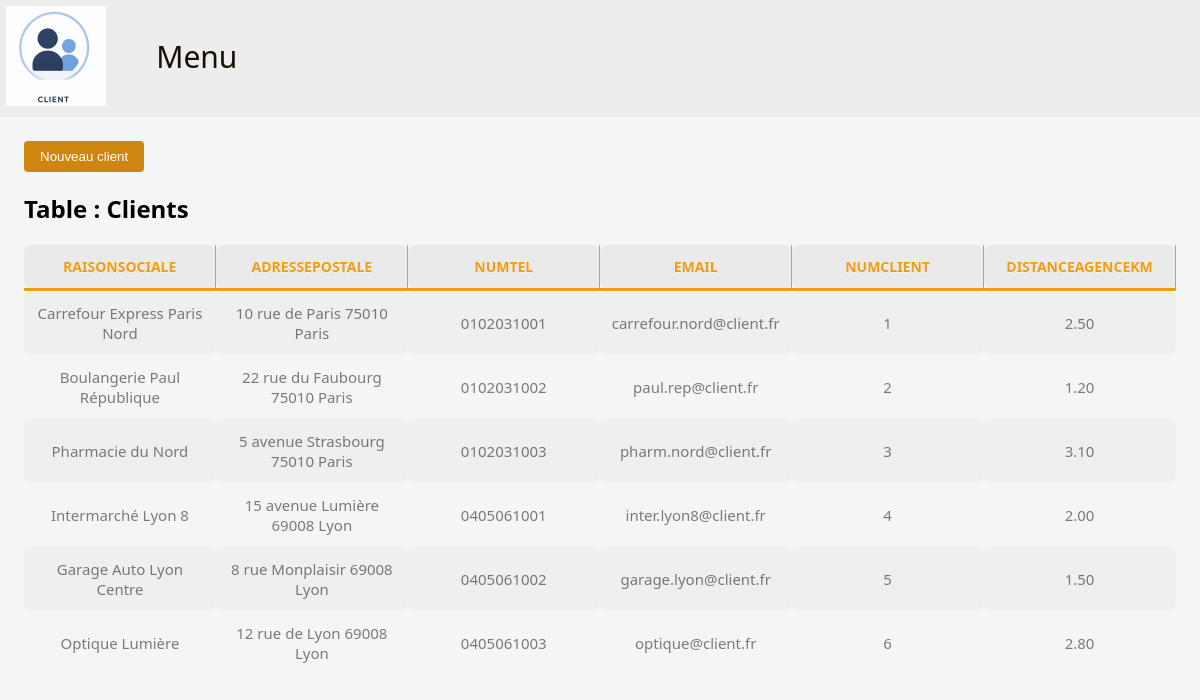
/Site/clients.php (signed in), run on the app's committed database.
### tables this page shows
CREATE TABLE `Client` (
  `NumClient` int(11) NOT NULL,
  `RaisonSociale` varchar(50) DEFAULT NULL,
  `SIREN` varchar(50) DEFAULT NULL,
  `CodeAPE` varchar(50) DEFAULT NULL,
  `AdressePostale` varchar(50) DEFAULT NULL,
  `NumTel` varchar(50) DEFAULT NULL,
  `NumTelecopie` varchar(50) DEFAULT NULL,
  `Email` varchar(50) DEFAULT NULL,
  `DistanceAgenceKm` decimal(15,2) DEFAULT NULL,
  `DuréeDeplacement` time DEFAULT NULL,
  `Num_Agence` int(11) NOT NULL
);

### Site/modeles/mesFonctionsAccesDonnes.php (called while the page is built, shortened)
<?php
function getTousLesClients()
{
    $pdo = PDO2::getInstance();
    $sql = "
        SELECT
        c.RaisonSociale,
        c.AdressePostale,
        c.NumTel,
        c.Email,
        c.NumClient,
        c.DistanceAgenceKm
        FROM Client c
    ";
    return $pdo->query($sql)->fetchAll(PDO::FETCH_ASSOC);
}
?>

### Site/clients.php (the view, shortened to what this page needs)
<?php
include_once __DIR__.'/modeles/mesFonctionsAccesDonnes.php' ?>
<!DOCTYPE html>
<html xmlns="http://www.w3.org/1999/html">
<head>
  <link rel="stylesheet" type="text/css" href="Client.css">
</head>
<body>
    <header>
        <img class="logo" src="Image/logoClient.png" width="100">
     <nav>
         <ul>
             <li> <a href="menu.php">Menu</a></li>
         </ul>
     </nav>
    </header>
    <div class="blockFormulaire">
  <div class="Formulaire">
  <button type="button" id="btnNouvelleIntervention">Nouveau client</button>
    <div class="table-wrapper">
      <?php
        echo "<h2>Table : Clients</h2>";
        $resultat1 = getTousLesClients();
        if ($resultat1 && count($resultat1) > 0) {
            echo "<table>";
            echo "<tr>";
            foreach (array_keys($resultat1[0]) as $colonne) {
                echo "<th>" . htmlspecialchars($colonne) . "</th>";
            }
            echo "</tr>";
            foreach ($resultat1 as $ligne) {
                $id = $ligne['NumClient'];
                echo '<tr class="ligne-clickable-Client" data-id="' . htmlspecialchars($id) . '">';
                foreach ($ligne as $valeur) {
                    echo "<td>" . htmlspecialchars($valeur) . "</td>";
                }
                echo "</tr>";
            }
            echo "</table>";
        } else {
            echo "<p>Aucune donnée trouvée dans la table clients.</p>";
        }
?>
    </div>
    </div>
    </div>
</body>
</html>

### Site/Client.css (style rules this page uses)
html, body { margin: 0; padding: 0; overflow-x: hidden; }
* { box-sizing: border-box; }
body { font-family: "Segoe UI", Arial, sans-serif; background: #f4f5f7; margin: 0; min-height: 100vh; }
button { background: #cf8610; color: #ffffff; border: none; padding: 8px 16px; border-radius: 4px; cursor: pointer; }
.table-wrapper { overflow-x: auto; overflow-y: auto; max-height: 500px; }
.table-wrapper table { width: 100%; table-layout: fixed; border-collapse: collapse; }
th, td { padding: 12px; text-align: center; overflow-wrap: break-word; word-break: break-word; }
th { background-color: #eaeaea; color: #F39C12;; font-size: 14px; border-radius: 8px; border-bottom: 3px solid #F39C12; border-right: 1px solid #F39C12; text-transform: uppercase; text-shadow: 0 1px 0 rgba(255,255,255,0.5); }
td { background-color: #f5f5f5; color: rgba(0,0,0,0.5); border-radius: 8px; font-size: 15px; }
.table-wrapper tr:nth-child(even) td { background-color: #eaeaea8e; }
.blockFormulaire { margin: 2%; }
nav ul li a { align-items: center; list-style-type: none; display: inline-block; background-color: #ededed; padding-right: 20px; color:#181004; font-size: 30px; text-decoration: none; margin-top: 20%; }
nav ul li { display: inline-block; }
header { z-index: 200000; background-color: #ededed; width: 100%; top: 0; }
header h1.welcome, nav { display: inline-block; vertical-align: top; text-decoration: none; }
header img.logo { margin: 6px; }

### data on the page
client: RaisonSociale "Carrefour Express Paris Nord", AdressePostale "10 rue de Paris 75010 Paris", NumTel "0102031001", Email "carrefour.nord@client.fr", NumClient "1", DistanceAgenceKm "2.50"
client: RaisonSociale "Boulangerie Paul République", AdressePostale "22 rue du Faubourg 75010 Paris", NumTel "0102031002", Email "paul.rep@client.fr", NumClient "2", DistanceAgenceKm "1.20"
client: RaisonSociale "Pharmacie du Nord", AdressePostale "5 avenue Strasbourg 75010 Paris", NumTel "0102031003", Email "pharm.nord@client.fr", NumClient "3", DistanceAgenceKm "3.10"
client: RaisonSociale "Intermarché Lyon 8", AdressePostale "15 avenue Lumière 69008 Lyon", NumTel "0405061001", Email "inter.lyon8@client.fr", NumClient "4", DistanceAgenceKm "2.00"
client: RaisonSociale "Garage Auto Lyon Centre", AdressePostale "8 rue Monplaisir 69008 Lyon", NumTel "0405061002", Email "garage.lyon@client.fr", NumClient "5", DistanceAgenceKm "1.50"
client: RaisonSociale "Optique Lumière", AdressePostale "12 rue de Lyon 69008 Lyon", NumTel "0405061003", Email "optique@client.fr", NumClient "6", DistanceAgenceKm "2.80"

### other printed values
$colonne "RAISONSOCIALE"
$colonne "ADRESSEPOSTALE"
$colonne "NUMTEL"
$colonne "EMAIL"
$colonne "NUMCLIENT"
$colonne "DISTANCEAGENCEKM"
